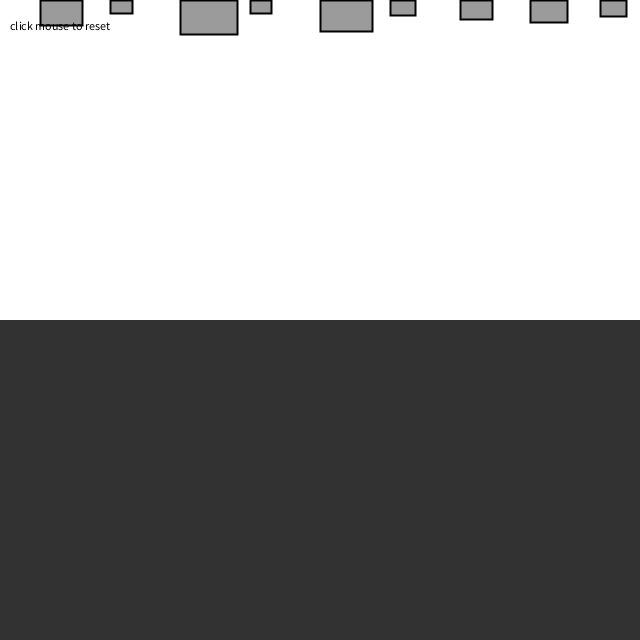
Frame 1 (no input)
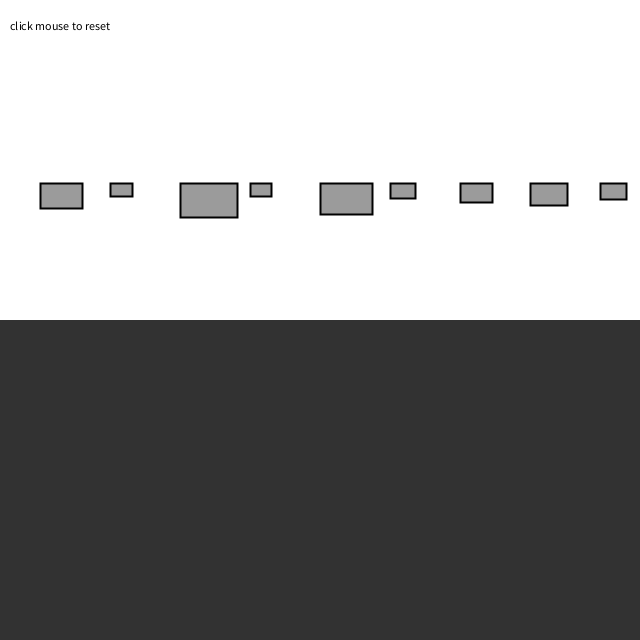
Frame 60 (the mouse pressed at the canvas centre just before this capture)
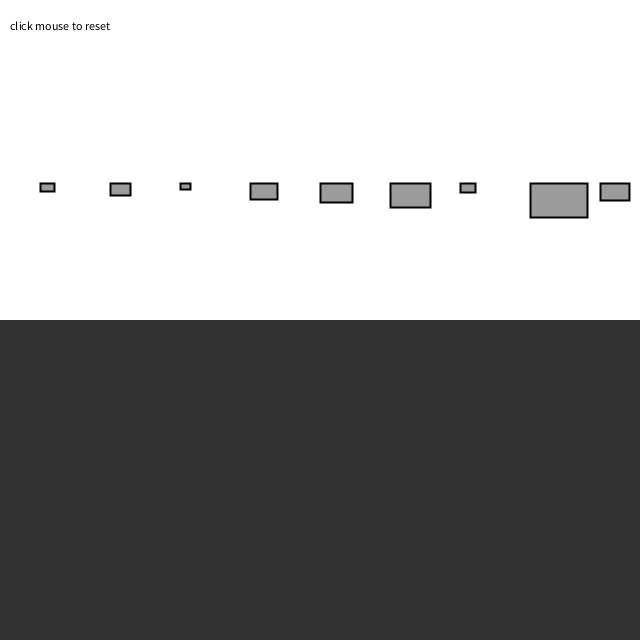
Frame 120 (the mouse held since frame 60 and released just before this capture)

The Processing sketch that drew these frames (run headless with seeded random() and noise(); from frame 60 on, the mouse is pressed at the canvas centre):

// Processing sketch: Exercise_2_6_Surface_Area_Drag
// ── Exercise_2_6_Surface_Area_Drag.pde
// The Nature of Code
// Daniel Shiffman
// http://natureofcode.com

// Forces (Gravity and Fluid Resistence) with Vectors 

// Demonstration of multiple force acting on bodies (Mover class)
// Bodies experience gravity continuously
// Bodies experience fluid resistance when in "water"

// Five moving bodies
Mover[] movers = new Mover[9];

// Liquid
Liquid liquid;

void setup() {
  size(640, 640);
  reset();
  // Create liquid object
  liquid = new Liquid(0, height/2, width, height/2, 0.1);
}

void draw() {
  background(255);

  // Draw water
  liquid.display();

  for (int i = 0; i < movers.length; i++) {

    // Is the Mover in the liquid?
    if (liquid.contains(movers[i])) {
      // Calculate drag force
      PVector dragForce = liquid.drag(movers[i]);
      // Apply drag force to Mover
      movers[i].applyForce(dragForce);
    }

    // Gravity is scaled by mass here!
    PVector gravity = new PVector(0, 0.1*movers[i].mass);
    // Apply gravity
    movers[i].applyForce(gravity);

    // Update and display
    movers[i].update();
    movers[i].display();
    movers[i].checkEdges();
  }

  fill(0);
  text("click mouse to reset", 10, 30);
}

void mousePressed() {
  reset();
}

// Restart all the Mover objects randomly
void reset() {
  for (int i = 0; i < movers.length; i++) {
    movers[i] = new Mover(random(0.5, 3), 40+i*70, 0);
  }
}
// ── Liquid.pde
// The Nature of Code
// Daniel Shiffman
// http://natureofcode.com

// Liquid class 
class Liquid {


  // Liquid is a rectangle
  float x, y, w, h;
  // Coefficient of drag
  float c;

  Liquid(float x_, float y_, float w_, float h_, float c_) {
    x = x_;
    y = y_;
    w = w_;
    h = h_;
    c = c_;
  }

  // Is the Mover in the Liquid?
  boolean contains(Mover m) {
    PVector l = m.position;
    return l.x > x && l.x < x + w && l.y > y && l.y < y + h;
  }

  // Calculate drag force
  PVector drag(Mover m) {
    // Magnitude is coefficient * speed squared
    float speed = m.velocity.mag();    
    float dragMagnitude = c * speed * speed;

    // Direction is inverse of velocity
    PVector dragForce = m.velocity.get();
    dragForce.mult(-1);

    // Scale according to magnitude
    // dragForce.setMag(dragMagnitude);
    dragForce.normalize();
    dragForce.mult(dragMagnitude);   
    
    float area = map(m._width, 10, 60, .3, 5);
    dragForce.mult(area);
    
    return dragForce;
  }

  void display() {
    noStroke();
    fill(50);
    rect(x, y, w, h);
  }
}
// ── Mover.pde
// The Nature of Code
// Daniel Shiffman
// http://natureofcode.com

class Mover {

  // position, velocity, and acceleration 
  PVector position;
  PVector velocity;
  PVector acceleration;

  // Mass is tied to size
  float mass;
  
  float _width;
  float _height;

  Mover(float m, float x, float y) {
    mass = m;
    _width = mass * 20;
    _height = mass * 12;
    position = new PVector(x, y);
    velocity = new PVector(0, 0);
    acceleration = new PVector(0, 0);
  }

  // Newton's 2nd law: F = M * A
  // or A = F / M
  void applyForce(PVector force) {
    // Divide by mass 
    PVector f = PVector.div(force, mass);
    // Accumulate all forces in acceleration
    acceleration.add(f);
  }

  void update() {

    // Velocity changes according to acceleration
    velocity.add(acceleration);
    // position changes by velocity
    position.add(velocity);
    // We must clear acceleration each frame
    acceleration.mult(0);
  }

  // Draw Mover
  void display() {
    stroke(0);
    strokeWeight(2);
    fill(127, 200);    
    rect(position.x, position.y, _width, _height);
  }

  // Bounce off bottom of window
  void checkEdges() {
    if (position.y + .5 * _height > height) {
      velocity.y *= -0.9;  // A little dampening when hitting the bottom
      position.y = height - .5 * _height;
    }
  }
}
